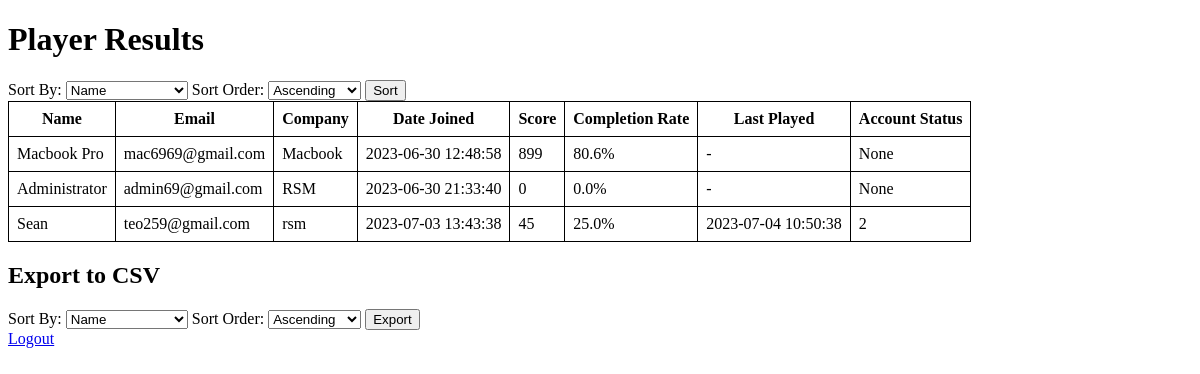
Page / (signed in) on the earlier database version.
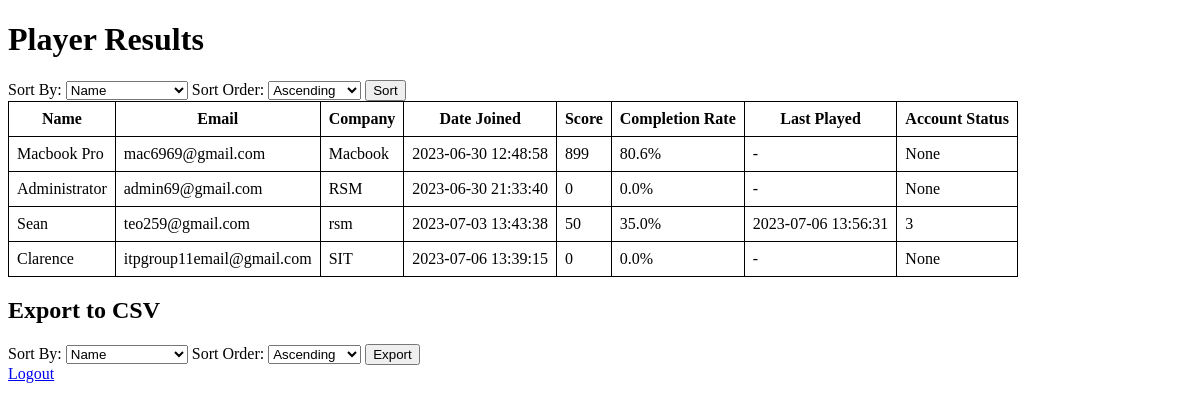
Same page on the later database version.
### tables this page shows
CREATE TABLE "PlayerProgress" (
	"username"	TEXT NOT NULL UNIQUE,
	"name"	TEXT,
	"company"	TEXT,
	"date_joined"	TEXT,
	"points"	INTEGER,
	"comp_rate"	REAL,
	"last_played"	TEXT,
	"se_correct"	INTEGER,
	"se_completed"	INTEGER,
	"policy_correct"	INTEGER,
	"policy_completed"	INTEGER,
	"breakdown"	TEXT,
	"accountStatus"	TEXT, has_interacted TEXT,
	PRIMARY KEY("username")
);

### ScoringPortal.py (the view)
@app.route('/')
def home():
    if 'username' in session:
        conn = sqlite3.connect(database)
        cursor = conn.cursor()
        cursor.execute("SELECT * FROM PlayerProgress")
        users = cursor.fetchall()
        conn.close()
        print("No. of fetched player records..."+str(len(users)))
        return render_template("index.html", users=users)
    else:
        return redirect('/login')

### templates/index.html (shortened to what this page needs)
<!DOCTYPE html>
<html>
<head>
</head>
<body>
    <h1>Player Results</h1>
    <form action="/sort" method="POST">
        <label for="sort_by_sort">Sort By:</label>
        <select name="sort_by_sort" id="sort_by_sort">
            <option value="name">Name</option>
        </select>
        <label for="sort_order_sort">Sort Order:</label>
        <select name="sort_order_sort" id="sort_order_sort">
            <option value="ASC">Ascending</option>
        </select>
        <input type="submit" value="Sort">
    </form>
    <table>
        <thead>
            <tr>
                <th>Name</th>
                <th>Email</th>
                <th>Company</th>
                <th>Date Joined</th>
                <th>Score</th>
                <th>Completion Rate</th>
                <th>Last Played</th>
                <th>Account Status</th>
            </tr>
        </thead>
        <tbody>
            {% for user in users %}
            <tr>
                <td>{{ user[1] }}</td>
                <td>{{ user[0] }}</td>
                <td>{{ user[2] }}</td>
                <td>{{ user[3] }}</td>
                <td>{{ user[4] }}</td>
                <td>{{ user[5] ~ "%" }}</td>
                <td>{{ user[6] }}</td>
                <td>{{ user[7] }}</td>
            </tr>
            {% endfor %}
        </tbody>
    </table>
    <h2>Export to CSV</h2>
    <form action="/export" method="POST">
        <label for="sort_by_export">Sort By:</label>
        <select name="sort_by_export" id="sort_by_export">
            <option value="name">Name</option>
        </select>
        <label for="sort_order_export">Sort Order:</label>
        <select name="sort_order_export" id="sort_order_export">
            <option value="ASC">Ascending</option>
        </select>
        <input type="submit" value="Export">
    </form>
    <a href="/logout" class="my-button">Logout</a>
</body>
</html>

### templates/index.html (style rules this page uses)
table { border-collapse: collapse; }
th, td { border: 1px solid black; padding: 8px; }

Differences in the rows shown:
changed PlayerProgress "Sean": points "45" → "50"; comp_rate "25.0%" → "35.0%"; last_played "2023-07-04 10:50:38" → "2023-07-06 13:56:31"; se_correct "2" → "3"
added PlayerProgress: name "Clarence", username "itpgroup11email@gmail.com", company "SIT", date_joined "2023-07-06 13:39:15", points "0", comp_rate "0.0%", last_played "-", user "None"
